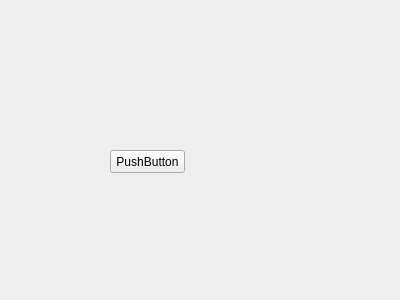
<?xml version="1.0" encoding="UTF-8"?>
<ui version="4.0">
 <class>Widget</class>
 <widget class="QWidget" name="Widget">
  <property name="geometry">
   <rect>
    <x>0</x>
    <y>0</y>
    <width>400</width>
    <height>300</height>
   </rect>
  </property>
  <property name="windowTitle">
   <string>Widget</string>
  </property>
  <widget class="QPushButton" name="pushButton">
   <property name="geometry">
    <rect>
     <x>110</x>
     <y>150</y>
     <width>75</width>
     <height>23</height>
    </rect>
   </property>
   <property name="text">
    <string>PushButton</string>
   </property>
  </widget>
 </widget>
 <layoutdefault spacing="6" margin="11"/>
 <resources/>
 <connections/>
</ui>
